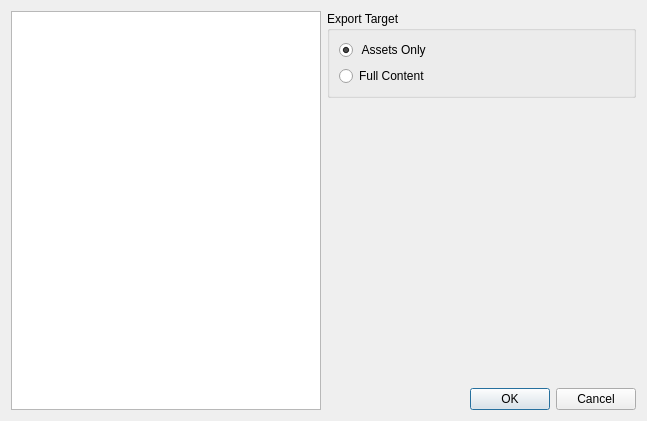
<?xml version="1.0" encoding="UTF-8"?>
<ui version="4.0">
 <class>ExportDialog</class>
 <widget class="QDialog" name="ExportDialog">
  <property name="geometry">
   <rect>
    <x>0</x>
    <y>0</y>
    <width>647</width>
    <height>421</height>
   </rect>
  </property>
  <property name="windowTitle">
   <string>DMHelper - Export Data</string>
  </property>
  <property name="styleSheet">
   <string notr="true">background-image: url(:/img/data/parchment.jpg);</string>
  </property>
  <layout class="QHBoxLayout" name="horizontalLayout">
   <item>
    <widget class="QTreeWidget" name="treeWidget">
     <property name="sizePolicy">
      <sizepolicy hsizetype="MinimumExpanding" vsizetype="Expanding">
       <horstretch>0</horstretch>
       <verstretch>0</verstretch>
      </sizepolicy>
     </property>
     <attribute name="headerVisible">
      <bool>false</bool>
     </attribute>
     <column>
      <property name="text">
       <string notr="true">1</string>
      </property>
     </column>
    </widget>
   </item>
   <item>
    <layout class="QVBoxLayout" name="verticalLayout_2">
     <item>
      <widget class="QGroupBox" name="groupBox">
       <property name="title">
        <string>Export Target</string>
       </property>
       <layout class="QVBoxLayout" name="verticalLayout">
        <item>
         <widget class="QRadioButton" name="btnClient">
          <property name="text">
           <string> Assets Only</string>
          </property>
          <property name="checked">
           <bool>true</bool>
          </property>
          <attribute name="buttonGroup">
           <string notr="true">grpExportType</string>
          </attribute>
         </widget>
        </item>
        <item>
         <widget class="QRadioButton" name="btnFull">
          <property name="text">
           <string>Full Content</string>
          </property>
          <attribute name="buttonGroup">
           <string notr="true">grpExportType</string>
          </attribute>
         </widget>
        </item>
       </layout>
      </widget>
     </item>
     <item>
      <spacer name="verticalSpacer">
       <property name="orientation">
        <enum>Qt::Vertical</enum>
       </property>
       <property name="sizeHint" stdset="0">
        <size>
         <width>20</width>
         <height>40</height>
        </size>
       </property>
      </spacer>
     </item>
     <item>
      <widget class="QDialogButtonBox" name="buttonBox">
       <property name="sizePolicy">
        <sizepolicy hsizetype="Preferred" vsizetype="Fixed">
         <horstretch>0</horstretch>
         <verstretch>0</verstretch>
        </sizepolicy>
       </property>
       <property name="orientation">
        <enum>Qt::Horizontal</enum>
       </property>
       <property name="standardButtons">
        <set>QDialogButtonBox::Cancel|QDialogButtonBox::Ok</set>
       </property>
      </widget>
     </item>
    </layout>
   </item>
  </layout>
 </widget>
 <resources/>
 <connections>
  <connection>
   <sender>buttonBox</sender>
   <signal>accepted()</signal>
   <receiver>ExportDialog</receiver>
   <slot>accept()</slot>
   <hints>
    <hint type="sourcelabel">
     <x>248</x>
     <y>254</y>
    </hint>
    <hint type="destinationlabel">
     <x>157</x>
     <y>274</y>
    </hint>
   </hints>
  </connection>
  <connection>
   <sender>buttonBox</sender>
   <signal>rejected()</signal>
   <receiver>ExportDialog</receiver>
   <slot>reject()</slot>
   <hints>
    <hint type="sourcelabel">
     <x>316</x>
     <y>260</y>
    </hint>
    <hint type="destinationlabel">
     <x>286</x>
     <y>274</y>
    </hint>
   </hints>
  </connection>
 </connections>
 <buttongroups>
  <buttongroup name="grpExportType"/>
 </buttongroups>
</ui>
